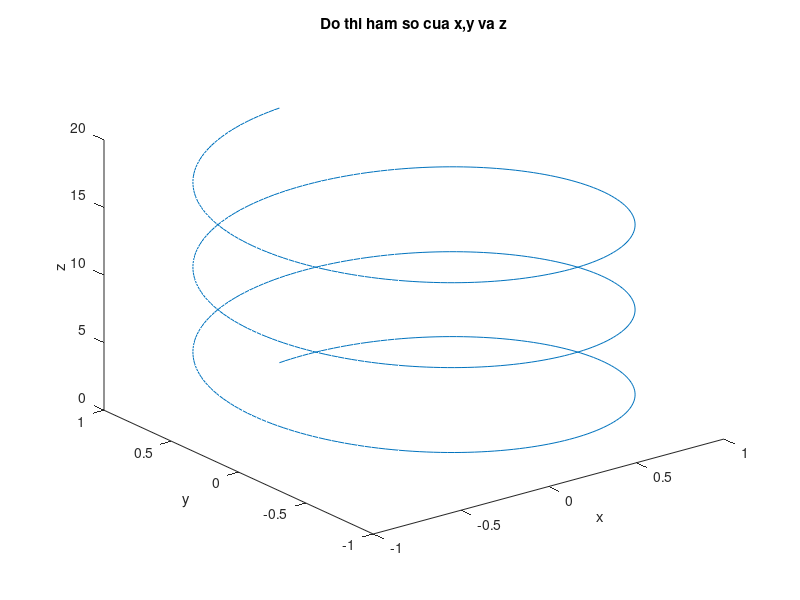

The MATLAB source for this figure:
t=0:pi/100:6*pi;
x=sin(t);
y=cos(t);
z=t;
plot3(x,y,z)
xlabel('x');
ylabel('y');
zlabel('z');
title('Do thi ham so cua x,y va z')